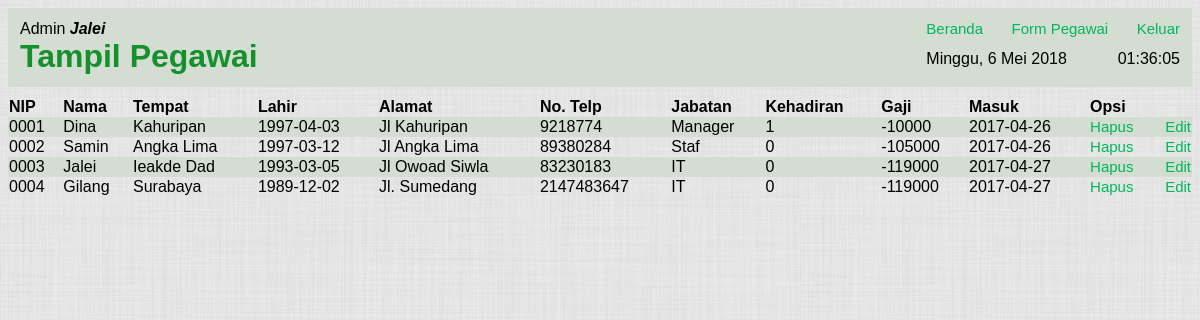
The page /tampilPegawai.php (signed in) on the database its author committed.
### tables this page shows
CREATE TABLE `pegawai` (
  `nip` varchar(4) NOT NULL,
  `nama` varchar(30) NOT NULL,
  `tempat` varchar(10) NOT NULL,
  `tanggal` date NOT NULL,
  `telp` int(11) NOT NULL,
  `alamat` varchar(65) NOT NULL,
  `tmasuk` date NOT NULL,
  `jabatan` varchar(7) NOT NULL,
  `potongan` int(8) NOT NULL
);

### tampilPegawai.php (the view, shortened to what this page needs)
<?php
if (!isset($_SESSION['nip'])){
    $_SESSION['url'] = "tampilPegawai.php";
    include_once 'loginForm.php';
} else {
    ?>
    <!DOCTYPE html>
    <html>
        <head>
            <link rel="stylesheet" type="text/css" href="./css/tampilPegawai.css"
        </head>
        <body>
            <header>
                <div id="kiri">
                    <div id="namaAdmin">
                        Admin <i><?php if (isset($_SESSION['nama'])){echo $_SESSION['nama'];} else {echo "ROOT";} ?></i>
                    </div>
                    <h1 id="judul">Tampil Pegawai</h1>
                </div>
                <div id="kanan">
                    <div id="nav">
                        <a href="index.php">Beranda</a>
                        <a href="formPegawai.php">Form Pegawai</a>
                        <a href="logout.php">Keluar</a>
                    </div>
                    <div id="waktu">
                        <div id="tanggal"></div>
                        <div id="jam"></div>
                    </div>
                </div>
            </header>
            <table id="tabel">
            <tr>
                <th id="h0" onclick="sortTable(0)">NIP</th>
                <th id="h1" onclick="sortTable(1)">Nama</th>
                <th id="h2" onclick="sortTable(2)">Tempat</th>
                <th id="h3" onclick="sortTable(3)">Lahir</th>
                <th id="h4" onclick="sortTable(4)">Alamat</th>
                <th id="h5" onclick="sortTable(5)">No. Telp</th>
                <th id="h6" onclick="sortTable(6)">Jabatan</th>
                <th id="h7" onclick="sortTable(7)">Kehadiran</th>
                <th id="h8" onclick="sortTable(8)">Gaji</th>
                <th id="h9" onclick="sortTable(9)">Masuk</th>
                <th>Opsi</th>
            </tr>
            <?php
            function getKehadiran($nip){
                $link = mysqli_connect("localhost", "root", "", "e-salary");
                $result = mysqli_query($link, "select * from absensi where nip=$nip");
                $count = 0;
                while($data = mysqli_fetch_array($result)){
                    if(substr($data['tanggal'], 0, 7) === date("Y-m")){
                        $count++;
                    }
                }
                return $count;
            }
            function getGaji($kehadiran, $jabatan, $nip){
                $link = mysqli_connect("localhost", "root", "", "e-salary");
                $result = mysqli_query($link, "select * from pegawai where nip=$nip");
                $data = mysqli_fetch_array($result);
                if(date("Y-m") == substr($data['tmasuk'], 0, 7)){
                    $tmasuk = (int)substr($data['tmasuk'], 8, 2);
                } else {
                    $tmasuk = 0;
                }
                $tHadir = ((int)date("d")-$tmasuk)-($kehadiran-1);
                switch ($jabatan){
                    case 'IT' :
                        $gajiPokok = 100000;
                        $potongan = 17000;
                        break;
                    case 'Manager':
                        $gajiPokok = 110000;
                        $potongan = 20000;
                        break;
                    case 'Staf':
                        $gajiPokok = 90000;
                        $potongan = 15000;
                        break;
                }
                return ($gajiPokok*$kehadiran)-($tHadir*$potongan);
            }
            $link = mysqli_connect("localhost", "root", "", "e-salary");
            $result = mysqli_query($link, "select * from pegawai order by 1");
            while($data = mysqli_fetch_array($result)){
            if ($data['nip'] !== '0000'){
                $kehadiran = getKehadiran($data['nip']);?>
                <tr>
                    <td id="k0"><?php echo $data['nip']?></td>
                    <td id="k1"><?php echo $data['nama']?></td>
                    <td id="k2"><?php echo $data['tempat']?></td>
                    <td id="k3"><?php echo $data['tanggal']?></td>
                    <td id="k4"><?php echo $data['alamat']?></td>
                    <td id="k5"><?php echo $data['telp']?></td>
                    <td id="k6"><?php echo $data['jabatan']?></td>
                    <td id="k7"><?php echo $kehadiran?></td>
                    <td id="k8"><?php echo getGaji($kehadiran, $data['jabatan'], $data['nip'])?></td>
                    <td id="k9"><?php echo $data['tmasuk']?></td>
                    <td>
                        <a id="a_hapus" href="hapus.php?nip=<?php echo $data['nip'] ?>" onclick="return confirm('Apakah anda yakin ingin menghapus <?php echo $data['nama'];?> ?')">Hapus</a>
                        <a id="a_edit" href="formPegawai.php?nip=<?php echo $data['nip'] ?>">Edit</a>
                    </td>
                </tr>
            <?php
            }
            }
            ?>
            </table>
        </body>
    </html>
<?php
}

### css/tampilPegawai.css (style rules this page uses)
body { background: url(../images/BG.jpg); font-family: Arial, Helvetica, sans-serif; }
a { color:#00b75c; font-size:15px; text-decoration:none; transition: color 0.5s linear; -moz-transition: color 0.5s linear; -webkit-transition: color 0.5s linear; -o-transition: color 0.5s linear; }
table { margin-top: 10px; border-collapse: collapse; width: 100%; }
td { width: auto; }
th { text-align: left; }
tr:nth-child(2n) { background-color: #d3ddd1; }
#jam { margin-left: auto; }
#judul { color: rgb(22, 143, 45); margin: 12px; margin-top: 0px; }
header { display: flex; background-color: rgb(211, 221, 209); }
#kanan { margin-left: auto; padding-top: 12px; }
#nav a { margin: 12px; }
#a_edit { float: right; }
#namaAdmin { margin-left: 12px; margin-top: 12px; }
#namaAdmin i { font-weight: bold; }
#waktu { display: flex; padding: 12px; }

### rows shown on the page
pegawai: nip "0001", nama "Dina", tempat "Kahuripan", tanggal "1997-04-03", alamat "Jl Kahuripan", telp "9218774", jabatan "Manager", kehadiran "1", jabatan+nip+tmasuk "-10000", tmasuk "2017-04-26"
pegawai: nip "0002", nama "Samin", tempat "Angka Lima", tanggal "1997-03-12", alamat "Jl Angka Lima", telp "89380284", jabatan "Staf", kehadiran "0", jabatan+nip+tmasuk "-105000", tmasuk "2017-04-26"
pegawai: nip "0003", nama "Jalei", tempat "Ieakde Dad", tanggal "1993-03-05", alamat "Jl Owoad Siwla", telp "83230183", jabatan "IT", kehadiran "0", jabatan+nip+tmasuk "-119000", tmasuk "2017-04-27"
pegawai: nip "0004", nama "Gilang", tempat "Surabaya", tanggal "1989-12-02", alamat "Jl. Sumedang", telp "2147483647", jabatan "IT", kehadiran "0", jabatan+nip+tmasuk "-119000", tmasuk "2017-04-27"

### other values the page prints
$_SESSION['nama'] "Jalei"
